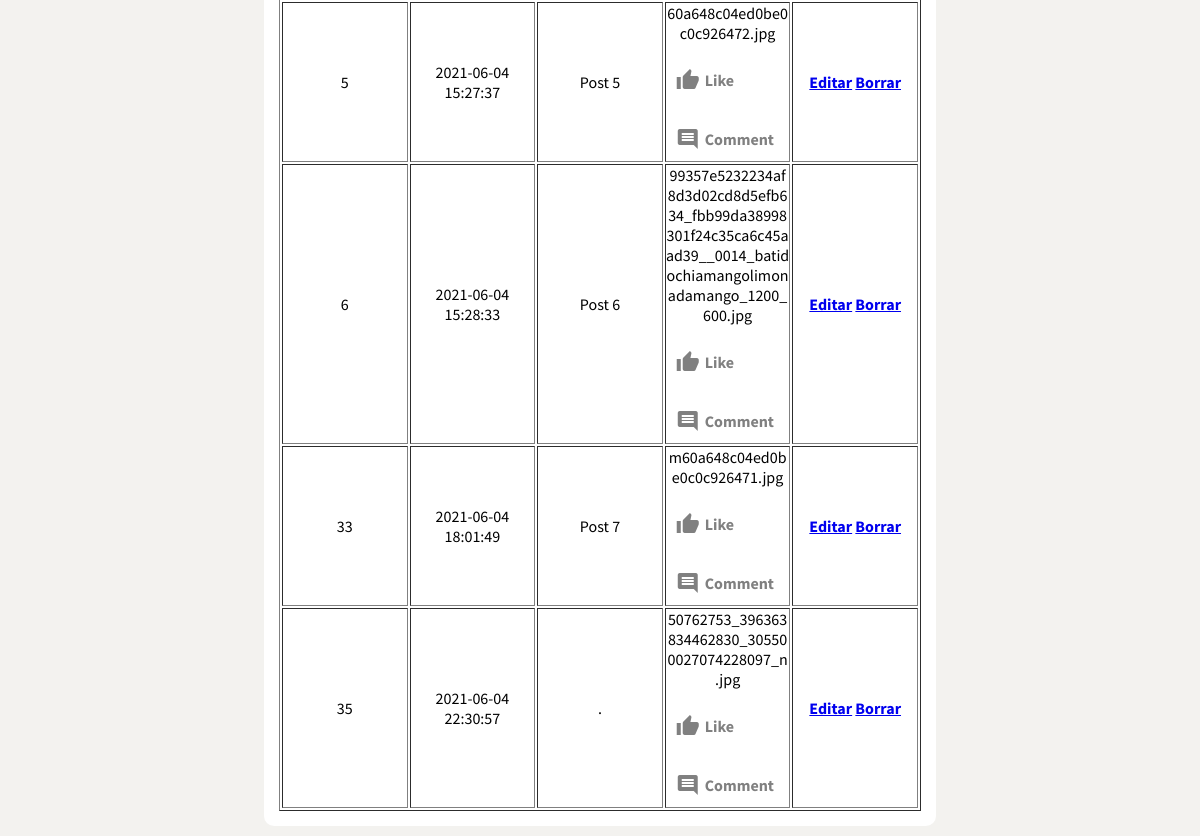
/ogedb-project/home_pro.php (signed in, lower part), run on an earlier commit of the app's database.
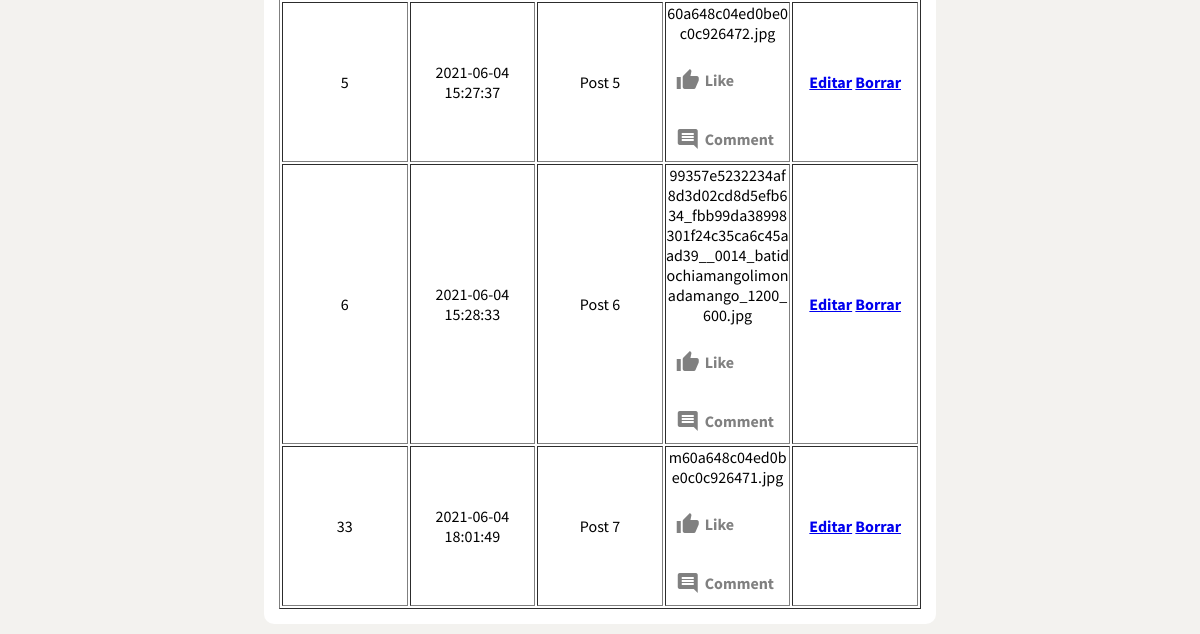
And on a later commit of the database.
### tables this page shows
CREATE TABLE `contenidos` (
  `idContenido` int(11) NOT NULL,
  `fechaPublicacionC` datetime NOT NULL DEFAULT current_timestamp(),
  `descripcionC` varchar(255) NOT NULL,
  `archivoC` blob NOT NULL
);

### ogedb-project/home_pro.php (the view, shortened to what this page needs)
<?php
if (isset($_SESSION['idAdmin']) && isset($_SESSION['user_name'])) {
 ?>
<html lang="en">
<head>
    <link rel="stylesheet" type="text/css" href="css/sourcesanspro-font.css">
    <link rel="stylesheet" href="css/style.css">
    <link rel="stylesheet" href="css/stylehome_pro.css" />
</head>
<body>
    <div class="body__main">
        <div class="feed">
            <div class="post">
		<table border="1">
                <?php
                    $sname= "localhost";
                    $unmae= "root";
                    $password = "root";
                    $db_name = "oge_bd";
                    $conn = mysqli_connect($sname, $unmae, $password, $db_name);
                $sqlshow ="SELECT * FROM contenidos";
                $resultshow = mysqli_query($conn,$sqlshow);
                if(mysqli_num_rows($resultshow)>0){
                    while($row = mysqli_fetch_assoc($resultshow)){
                        ?>
                <tr>
                <div class="feed__inputOptions">
                    <td><?php echo $row['idContenido'];?></td>
                    <td><?php echo $row['fechaPublicacionC'];?></td>
                    <td><?php echo $row['descripcionC'];?></td>
                    <td><?php echo $row['archivoC'];?>
                    <div class="inputOption">
                        <i style="color: gray" class="material-icons"> thumb_up </i>
                        <h4>Like</h4>
                        </div>
                    <div class="inputOption">
                        <i style="color: gray" class="material-icons"> comment </i>
                        <h4>Comment</h4>
                    </td>
                    <td>
                        <h4>
                        <a href="editar_post.php?idContenido=<?php echo $row["idContenido"];?>" class="">Editar</a>
                        <a href="borrar_post.php?idContenido=<?php echo $row["idContenido"];?>" class="">Borrar</a>
                    </td>
                    </div>
                </div>
                </tr>
                <?php
                }
            }?>
</body>
</html>
<?php
}
?>

What changed in the data, as far as the page shows it:
removed contenidos: idContenido "35", fechaPublicacionC "2021-06-04 22:30:57", descripcionC ".", archivoC "50762753_396363834462830_305500027074228097_n.jpg"
